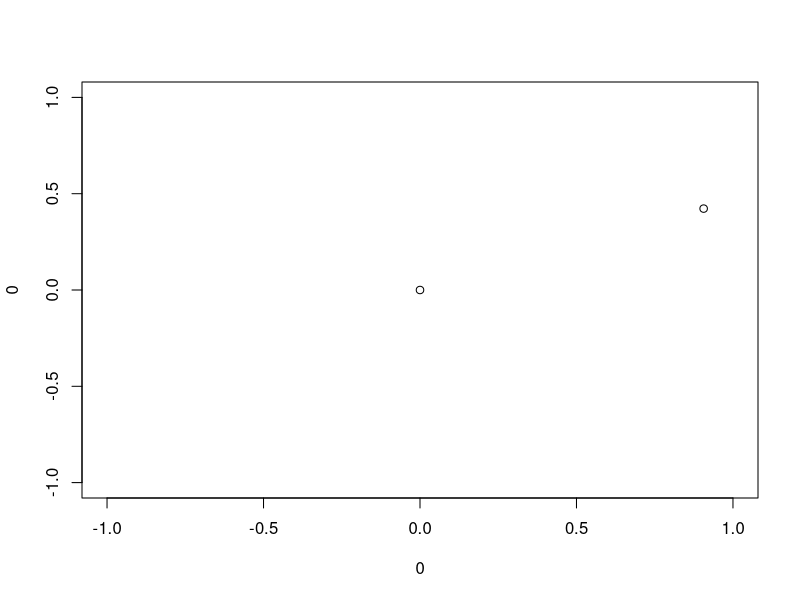
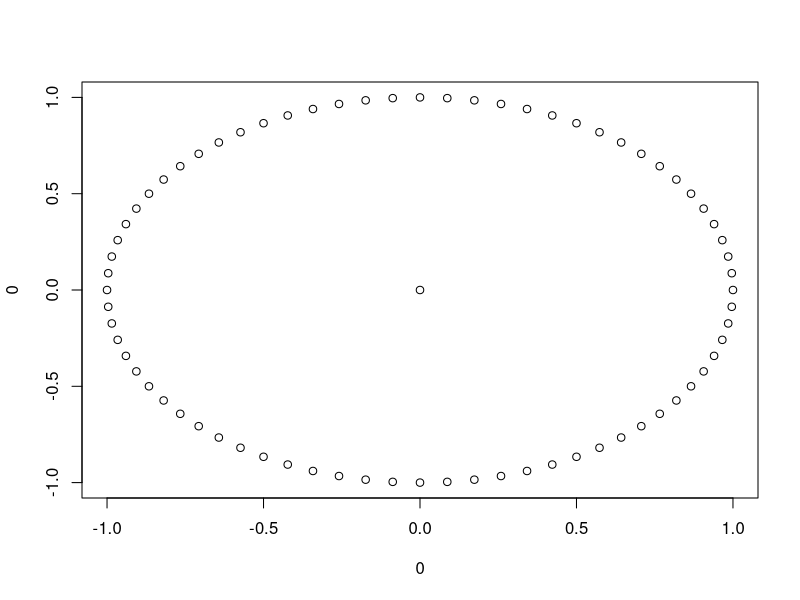
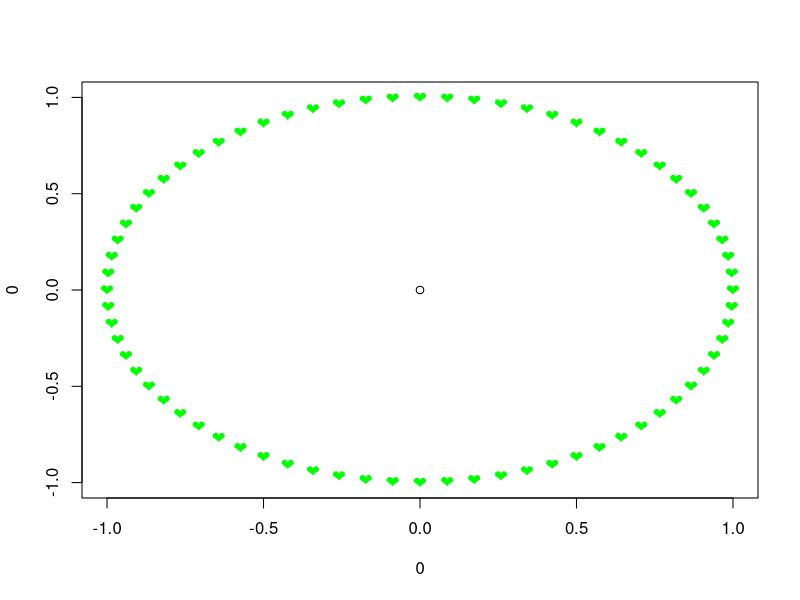
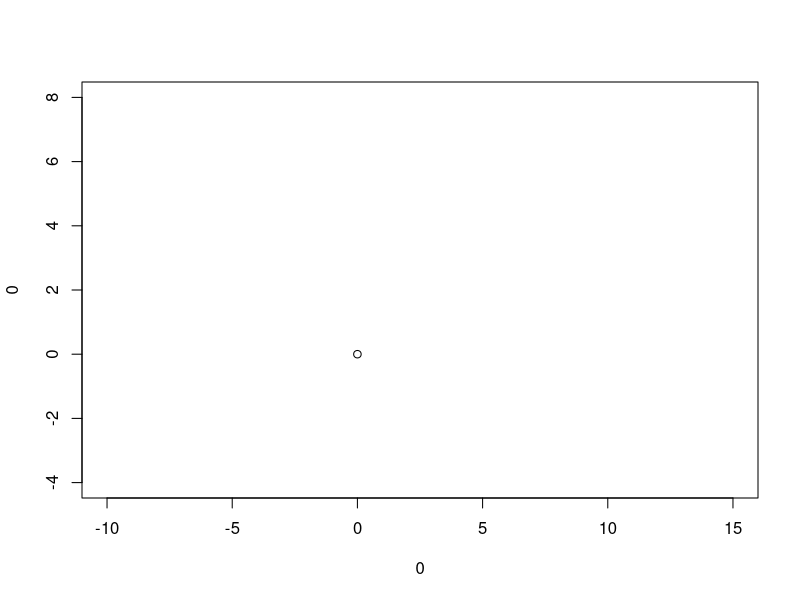
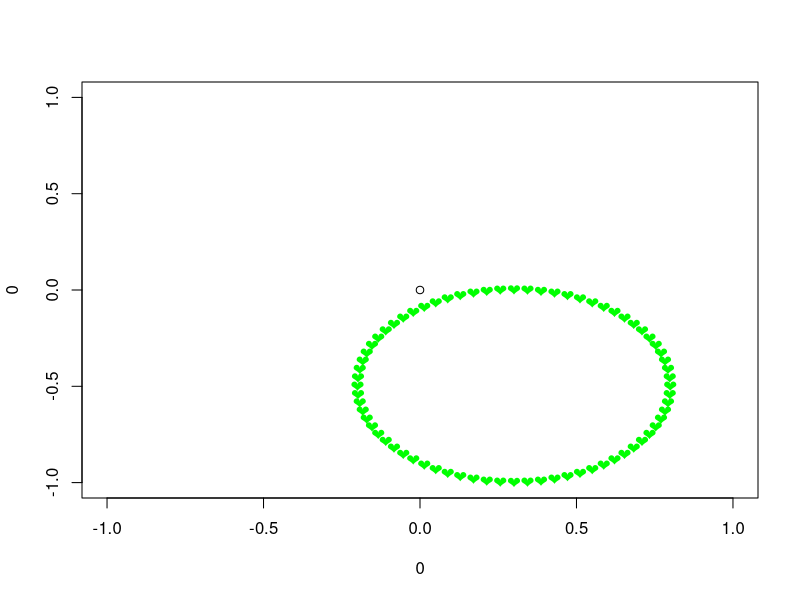

The R script that drew these images, in order:
# Solutions to: https://adamtkocsis.com/rkheion/Exercises/2022-11-21b_draw_circle.html
# Part 1: recreating the plot (unit circle)

# Step 0: think about how we can make this 
# write pseudocode, or something like that


# Write a loop from 0 to 360 degrees (increment with 5),
# to get the circle

  # translate the degree to radian

  # calculate the cosine and the sine, cos() sin()

  # visualize the coordinates with points()




# step 1. Implent repeating case for a single case, e.g. 25 degrees

# something to draw on
plot(0,0)

# Our earlier function to do degrees-radians conversion

#' Function to translate degrees to radians
#'
#' @param x Angle in degrees (numeric)
#' @return value in radians
DegToRad <- function(x) x/180*pi

# Write a loop from 0 to 360 degrees (increment with 5),
# to get the circle
	 degree <- 25

  # translate the degree to radian
  radian <- DegToRad(degree)

  # calculate the cosine and the sine, cos() sin()
  x <- cos(radian)
  y <- sin(radian)

  # visualize the coordinates with points()
  points(x=x,y=y)

	# change
  degree <- degree + 5


# step 2. Write the loop
# make an empty plot
plot(0,0)

# start with 0 degrees
degree <- 0


# Write a loop from 0 to 360 degrees (increment with 5),
# to get the circle
while(360 > degree ){

  # translate the degree to radian
  radian <- DegToRad(degree)

  # calculate the cosine and the sine, cos() sin()
  x <- cos(radian)
  y <- sin(radian)
  
  # visualize the coordinates with points()
  points(x=x,y=y)

	# increment with 5
  degree <- degree + 5

}


# step 2b. customization options:
# make an empty plot
plot(0,0)

# start with 0 degrees
degree <- 0

# Write a loop from 0 to 360 degrees (increment with 5),
# to get the circle
while(360 > degree ){

  # translate the degree to radian
  radian <- DegToRad(degree)

  # calculate the cosine and the sine, cos() sin()
  x <- cos(radian)
  y <- sin(radian)

  # visualize the coordinates with points()
  points(x=x,y=y, col="green", pch="❤️")

  degree <- degree + 5

}

# changing plotting margins: alway possbile with xlim and ylim
plot(0,0, xlim=c(-10, 15), ylim=c(-4, 8))

# Part 2

# Step 1. Additional parameters

# changing radius = multiply coordinates by the radius
# transposing to different origin: add x and y offsets to coordinates
# The example scales the radius of the circle to half
# and offsets its to +0.3 in the x dimension to to -0.5 in the y dimension

# step 2b. customization options:
# make an empty plot
plot(0,0)

# start with 0 degrees
degree <- 0

# Write a loop from 0 to 360 degrees (increment with 5),
# to get the circle
while(360 > degree ){

  # translate the degree to radian
  radian <- DegToRad(degree)

  # calculate the cosine and the sine, cos() sin()
  x <- cos(radian)*0.5 + 0.3
  y <- sin(radian)*0.5 - 0.5

  # visualize the coordinates with points()
  points(x=x,y=y, col="green", pch="❤️")

	# increment
  degree <- degree + 5

}
